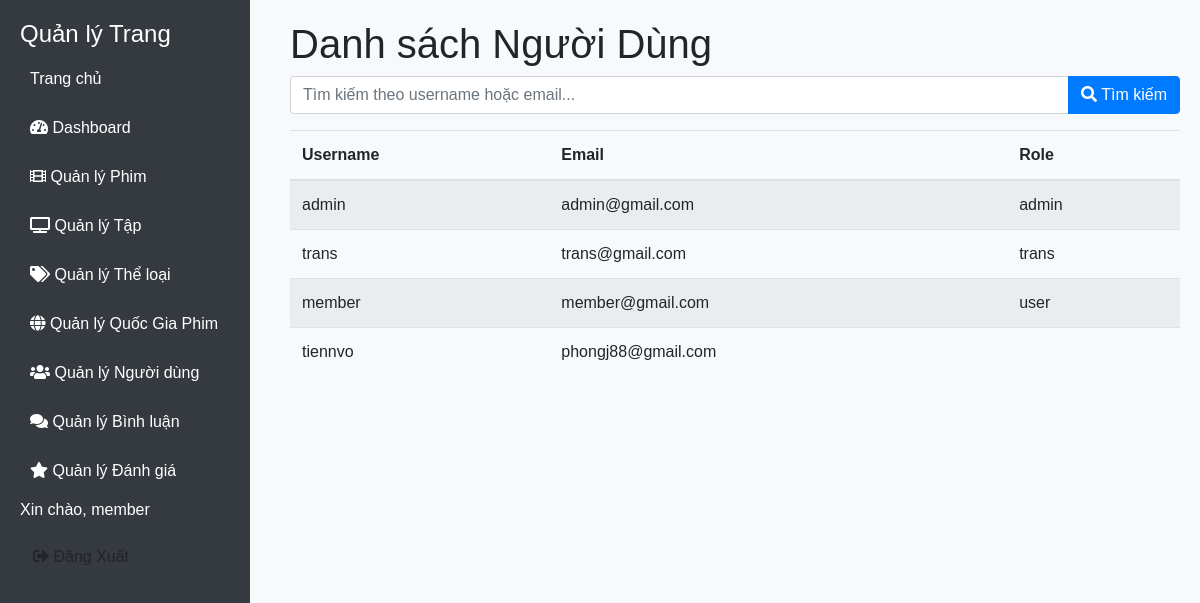
The page /admin/manage_users/index.php (signed in) on the database its author committed.
### tables this page shows
CREATE TABLE `users` (
  `id` int(11) NOT NULL,
  `username` varchar(50) NOT NULL,
  `password` varchar(255) NOT NULL,
  `email` varchar(100) NOT NULL,
  `role` enum('admin','trans','user') DEFAULT 'user',
  `money` int(99) NOT NULL DEFAULT 0,
  `total_money` int(99) NOT NULL DEFAULT 0
);

### admin/manage_users/index.php (the view, shortened to what this page needs)
<?php
include('../dbconnect.php');
$current_user_role = $_SESSION['role'];
?>
<!DOCTYPE html>
<html lang="vi">
<head>
    <link rel="stylesheet" href="https://stackpath.bootstrapcdn.com/bootstrap/4.5.2/css/bootstrap.min.css">
    <link rel="stylesheet" href="https://cdnjs.cloudflare.com/ajax/libs/font-awesome/5.15.4/css/all.min.css">
    <link rel="stylesheet" href="../view/style.css">
</head>
<body>
    <?php include_once('../sidebar.php'); ?>
    <div class="content">
        <h1>Danh sách Người Dùng</h1>
        <form method="GET" action="" class="mb-3">
            <div class="input-group">
                <input type="text" name="search" class="form-control" placeholder="Tìm kiếm theo username hoặc email..." value="<?php echo isset($_GET['search']) ? htmlspecialchars($_GET['search']) : ''; ?>">
                <div class="input-group-append">
                    <button class="btn btn-primary" type="submit"><i class="fas fa-search"></i> Tìm kiếm</button>
                </div>
            </div>
        </form>
        <?php
        $search = isset($_GET['search']) ? $_GET['search'] : '';
        $sql = "SELECT id, username, email, role FROM users
                WHERE username LIKE '%" . $conn->real_escape_string($search) . "%'
                OR email LIKE '%" . $conn->real_escape_string($search) . "%'";
        $result = $conn->query($sql);
        ?>
        <table class="table table-striped">
            <thead>
                <tr>
                    <th>Username</th>
                    <th>Email</th>
                    <th>Role</th>
                </tr>
            </thead>
            <tbody>
                <?php
                if ($result->num_rows > 0) {
                    while ($row = $result->fetch_assoc()) {
                        echo "<tr>
                                <td>{$row['username']}</td>
                                <td>{$row['email']}</td>
                                <td>{$row['role']}</td>";
                        echo "<td class='action-buttons'>";
                        echo "</td></tr>";
                    }
                } else {
                    $colspan = ($current_user_role === 'admin') ? 4 : 3;
                    echo "<tr><td colspan='$colspan'>Không có dữ liệu</td></tr>";
                }
                ?>
            </tbody>
        </table>
    </div>
</body>
</html>

### admin/view/style.css (style rules this page uses)
body { font-family: Arial, sans-serif; background-color: #f8f9fa; }
.content { margin-left: 270px; padding: 20px; }

### rows shown on the page
users: username "admin", email "admin@gmail.com", role "admin"
users: username "trans", email "trans@gmail.com", role "trans"
users: username "member", email "member@gmail.com", role "user"
users: username "tiennvo", email "phongj88@gmail.com"

### other values the page prints
$_SESSION['username'] "member"
